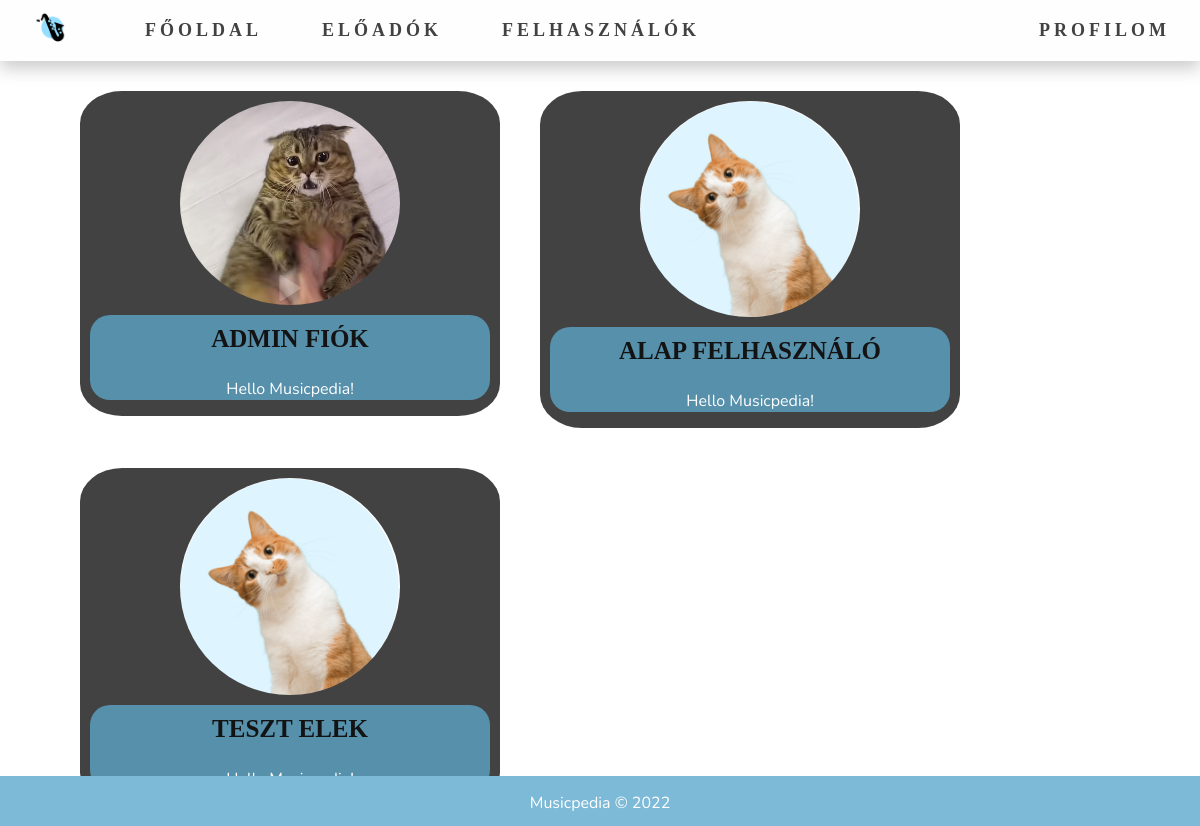
/userlist.php (signed in), run on the app's committed database.
### tables this page shows
CREATE TABLE `users` (
  `id` int(11) NOT NULL,
  `registration_date` datetime NOT NULL COMMENT 'registration date',
  `email` varchar(64) NOT NULL COMMENT 'email address',
  `password` varchar(256) NOT NULL COMMENT 'hashed password',
  `about` text NOT NULL DEFAULT 'Hello Musicpedia!' COMMENT 'user about message',
  `pfp` text NOT NULL DEFAULT 'default.png' COMMENT 'profile picture filename',
  `firstname` text NOT NULL COMMENT 'keresztnév',
  `lastname` text NOT NULL COMMENT 'vezetéknév',
  `birthdate` date NOT NULL DEFAULT current_timestamp() COMMENT 'születési dátum',
  `privilege_level` int(11) NOT NULL DEFAULT 0 COMMENT 'jogosultsagi szint 0 user, 1 eloado, 10 admin',
  `favorites` varchar(255) DEFAULT NULL COMMENT 'kedvenc előadók',
  `privacy` int(11) DEFAULT NULL COMMENT 'privacy'
);

### userlist.php (the view, shortened to what this page needs)
<?php
include './includes/check_auth.php';
?>
<!DOCTYPE html>
<html lang="hu">
<head>
    <link rel="stylesheet" href="./assets/styles/main.css"/>
    <link rel="stylesheet" href="assets/styles/userlist.css"/>
</head>
<body>
<?php include './includes/navigation.php'; ?>
<main class="kontener">
    <?php
    $sql = "SELECT id, email, pfp, about, favorites, privacy, CONCAT(firstname, ' ', lastname) AS name, birthdate FROM users;";
    $result = $conn->query($sql);
    if ($result->num_rows > 0) {
        while ($row = $result->fetch_assoc()) {
            $path = "assets/public/user-pfps/" . $row['pfp'];
            $Profilkép = "profilkep";
            if ($row['privacy'] == 1) {
                echo "<div class='user'>
                <img class='pfp' src=" . $path . " alt=" . $Profilkép . ">
                <div class='in'>
                 <p class='name'>" . $row['name'] . "</p>
                 <p>" . $row['id'] . "</p>
                 <p>" . $row['email'] . "</p>
                 <p>" . $row['about'] . "</p>
          </div>
        </div>
								";
            } else {
                echo "<div class='user'>
                <img class='pfp' src=" . $path . " alt=" . $Profilkép . ">
                <div class='in'>
                <p class='name'>" . $row['name'] . "</p>
                <p>" . $row['about'] . "</p>
                 </div>
                 </div>";
            }
        }
    }
    ?>
</main>
<?php include './includes/footer.php'; ?>
</body>
</html>

### assets/styles/main.css (style rules this page uses)
* { font-family: 'Nunito', 'Open Sans', sans-serif; }
body { margin: 0px; }
.kontener { height: 70vh; margin-bottom: 100px; }
.kontener h1, .kontener p { text-align: center; }

### assets/styles/userlist.css (style rules this page uses)
.kontener { padding-top: 10px; padding-left: 5%; padding-right: 5%; }
.pfp { border-radius: 50%; width: 220px; display: block; margin: auto; margin-top: 10px; }
.user { border-radius: 10%; background-color: #424242; color: white; width: 420px; float: left; margin: 20px; padding: 0px; }
.name { font: bold 25px 'Century Gothic'; text-transform: uppercase; margin-top: 10px; padding-top: 10px; color: #131313; }
.in { border-radius: 20px; background-color: #5690ab; color: white; width: 400px; font: 16px 'Calibri Light'; display: block; margin: auto; }

### data on the page
users: pfp (picture), name "ADMIN FIÓK", about "Hello Musicpedia!"
users: pfp (placeholder picture), name "ALAP FELHASZNÁLÓ", about "Hello Musicpedia!"
users: pfp (placeholder picture), name "TESZT ELEK"
